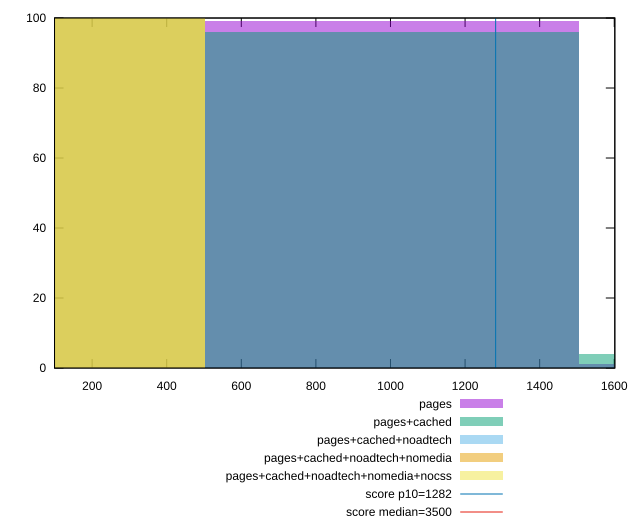

gnuplot code for this plot:
reset

$pages <<EOF
1002.9794956021424 99
2005.9589912042848 1
EOF

$pagesCached <<EOF
1002.9794956021424 96
2005.9589912042848 4
EOF

$pagesCachedNoadtech <<EOF
0 100
EOF

$pagesCachedNoadtechNomedia <<EOF
0 100
EOF

$pagesCachedNoadtechNomediaNocss <<EOF
0 100
EOF

set key outside below
set boxwidth 1002.9794956021424
set xrange [99.20399999999998:1601.5319999999992]
set yrange [0:100]
set trange [0:100]
set style fill transparent solid 0.5 noborder

set parametric
set terminal svg size 640, 530 enhanced background rgb 'white'
set output "report_00009_2021-02-08T22-37-41.559Z/bootup-time/comparison/histogram/all_raw.svg"

plot $pages title "pages" with boxes, \
     $pagesCached title "pages+cached" with boxes, \
     $pagesCachedNoadtech title "pages+cached+noadtech" with boxes, \
     $pagesCachedNoadtechNomedia title "pages+cached+noadtech+nomedia" with boxes, \
     $pagesCachedNoadtechNomediaNocss title "pages+cached+noadtech+nomedia+nocss" with boxes, \
     1282,t title "score p10=1282", \
     3500,t title "score median=3500"

reset
